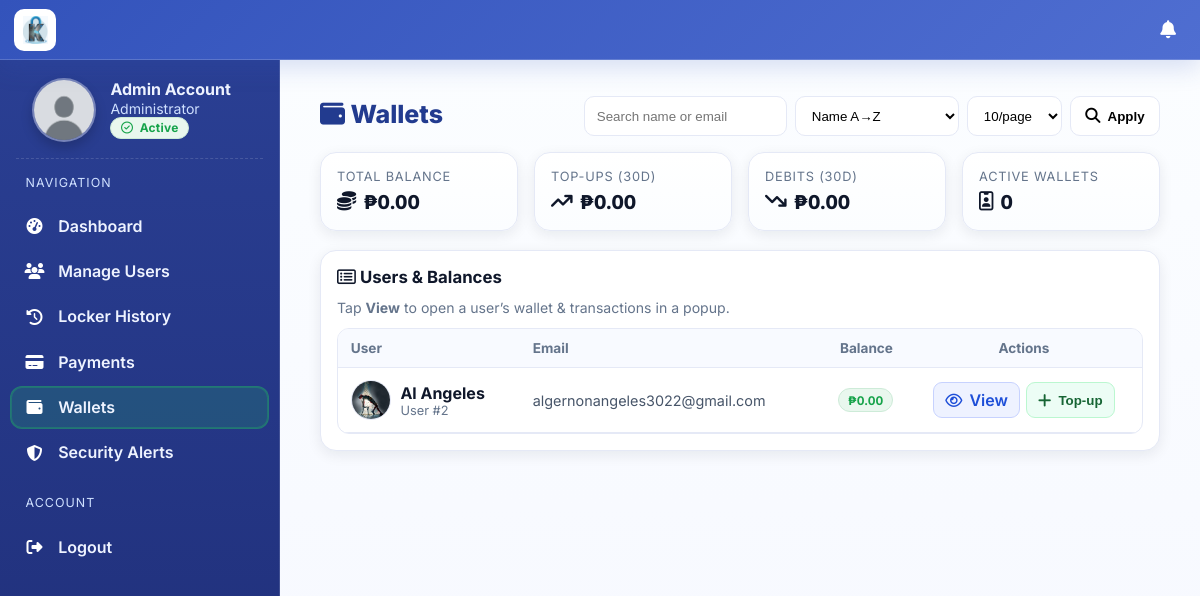
The app's page /public/admin/wallet.php (signed in), older data.
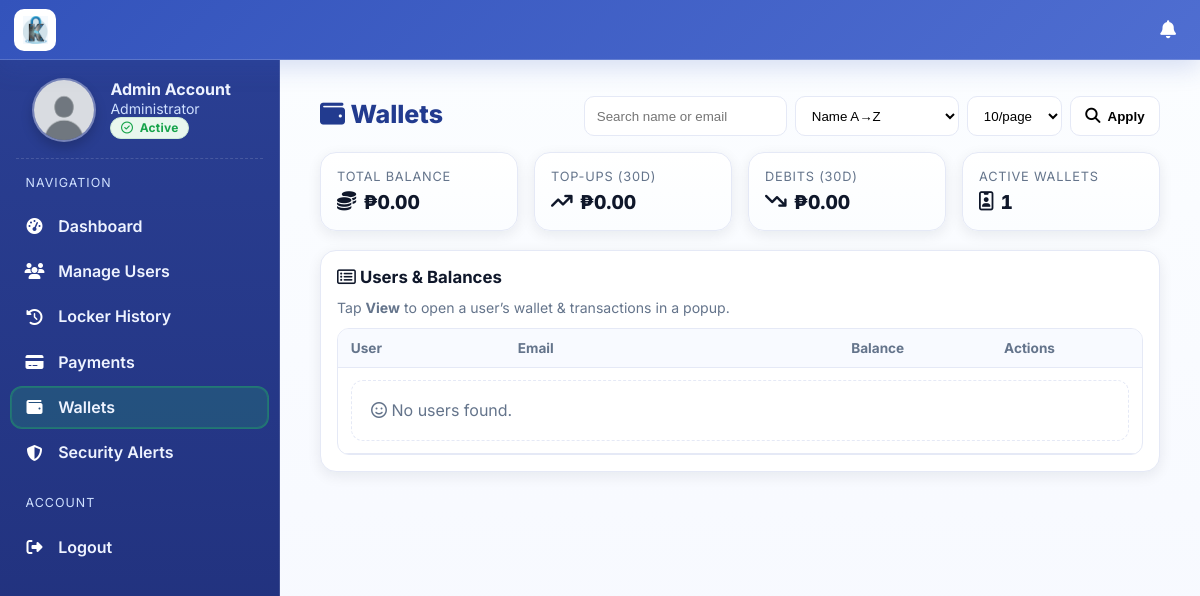
The same page, newer data.
### tables this page shows
CREATE TABLE `users` (
  `id` int(11) NOT NULL,
  `first_name` varchar(50) NOT NULL,
  `last_name` varchar(50) NOT NULL,
  `email` varchar(100) NOT NULL,
  `password` varchar(255) NOT NULL,
  `profile_image` varchar(255) DEFAULT NULL,
  `verification_token` varchar(255) DEFAULT NULL,
  `verification_expires_at` datetime DEFAULT NULL,
  `created_at` timestamp NOT NULL DEFAULT current_timestamp(),
  `role` enum('admin','user') NOT NULL DEFAULT 'user',
  `archived` tinyint(1) NOT NULL DEFAULT 0,
  `reset_token` varchar(255) DEFAULT NULL,
  `reset_token_expires` datetime DEFAULT NULL
);

### public/admin/wallet.php (the view, shortened to what the changed rows need)
<?php
require_once '../../config/db.php';
function h($v){ return htmlspecialchars((string)$v, ENT_QUOTES, 'UTF-8'); }
function peso($n){ return '₱' . number_format((float)$n, 2); }
$active_wallets= (int)$pdo->query("SELECT COUNT(*) FROM user_wallets")->fetchColumn();
$page = max(1,(int)($_GET['page'] ?? 1));
$per  = min(50,max(5,(int)($_GET['per'] ?? 10)));
$sortSql = "u.last_name ASC, u.first_name ASC";
$params = [];
$where  = "WHERE u.archived=0 AND u.role='user'";
$off   = ($page-1)*$per;
$sqlList = "
    SELECT u.id, u.first_name, u.last_name, u.email, u.profile_image, u.created_at, COALESCE(w.balance,0) AS balance
    FROM users u
    LEFT JOIN user_wallets w ON w.user_id = u.id
    $where
    ORDER BY $sortSql
    LIMIT $per OFFSET $off
";
$st = $pdo->prepare($sqlList);
$st->execute($params);
$list = $st->fetchAll(PDO::FETCH_ASSOC);
    ?>
<!DOCTYPE html>
<html lang="en">
<head>
  <link rel="stylesheet" href="../../assets/css/wallet.css">
</head>
<body>
<?php include '../../includes/admin_header.php'; ?>
  <main id="content">
    <div class="page-wrap">
      <div class="page-head">
        <div class="title-stack">
          <h1><i class="fa-solid fa-wallet"></i> Wallets</h1>
        </div>
      </div>
      <section class="stats">
        <div class="stat">
          <div class="v"><i class="fa-regular fa-id-badge"></i> <span class="num"><?= number_format($active_wallets) ?></span></div>
        </div>
      </section>
      <section class="grid">
        <div class="card">
          <h2><i class="fa-regular fa-rectangle-list"></i> Users & Balances</h2>
          <div class="table-wrap">
            <table aria-label="Users and balances">
              <thead>
              <tr>
                <th>User</th>
                <th>Email</th>
                <th class="t-num">Balance</th>
                <th class="t-right">Actions</th>
              </tr>
              </thead>
              <tbody>
              <?php if (!$list): ?>
                <tr><td colspan="4"><div class="empty"><i class="fa-regular fa-face-smile"></i> No users found.</div></td></tr>
              <?php else: foreach($list as $row): ?>
                <?php $avatar = !empty($row['profile_image']) ? $row['profile_image'] : 'default.jpg'; ?>
                <tr>
                  <td data-th="User">
                    <div style="display:flex;align-items:center;gap:.6rem;min-width:0;">
                      <img class="avatar" src="<?= '/kandado/assets/uploads/'.h($avatar) ?>" loading="lazy" alt="">
                      <div style="min-width:0;">
                        <div style="font-weight:700;"><?= h($row['first_name'].' '.$row['last_name']) ?></div>
                        <div class="muted" style="font-size:.8rem;">User #<?= (int)$row['id'] ?></div>
                      </div>
                    </div>
                  </td>
                  <td class="email" data-th="Email"><?= h($row['email']) ?></td>
                  <td class="t-num" data-th="Balance"><span class="chip <?= ((float)$row['balance']>=0)?'green':'red' ?>"><span class="num"><?= peso($row['balance']) ?></span></span></td>
                  <td class="actions-cell" data-th="Actions" style="text-align:center;">
                    <div class="row-actions">
                      <a class="btn small js-view-user"
                         href="wallet.php?user_id=<?= (int)$row['id'] ?>#user-detail"
                         data-user-id="<?= (int)$row['id'] ?>"
                         data-user-name="<?= h($row['first_name'].' '.$row['last_name']) ?>">
                        <i class="fa-regular fa-eye"></i> View
                      </a>
                      <button class="btn small" data-open-modal
                              data-user-id="<?= (int)$row['id'] ?>"
                              data-user-name="<?= h($row['first_name'].' '.$row['last_name']) ?>"
                              data-type="topup"><i class="fa-solid fa-plus"></i> Top-up</button>
                    </div>
                  </td>
                </tr>
              <?php endforeach; endif; ?>
              </tbody>
            </table>
          </div>
        </div>
      </section>
    </div>
  </main>
</body>
</html>

Row changes from the older to the newer data that the page shows:
removed users: profile_image (picture), first_name+last_name "Al Angeles", id "2", email "algernonangeles3022@gmail.com", balance "₱0.00"
Text that changed along with them:
$active_wallets: "0" → "1"
text now shown: "No users found."
